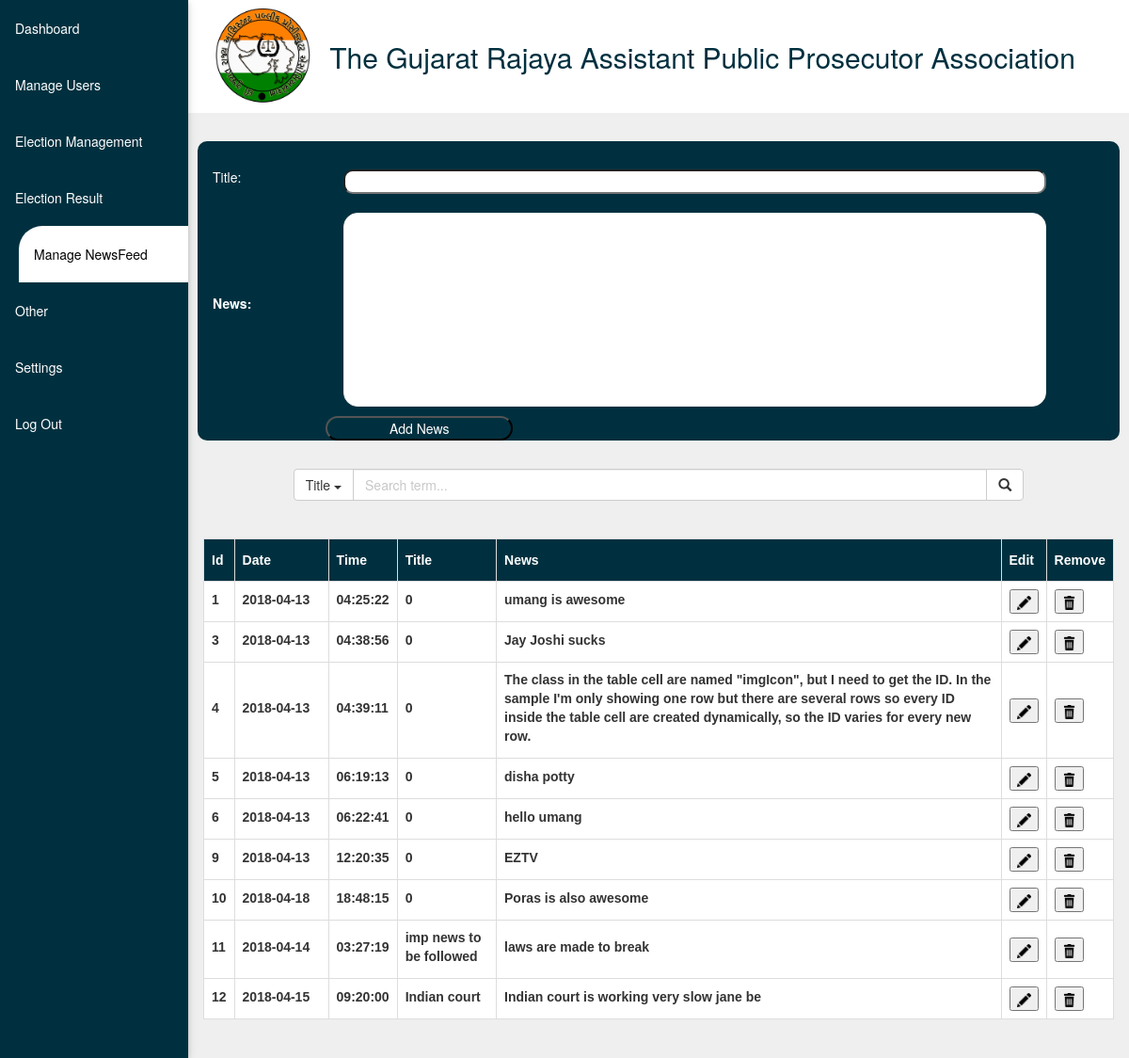
The page /manage_news.php (signed in) on the database its author committed.
### tables this page shows
CREATE TABLE `newsfeed` (
  `nid` int(11) NOT NULL,
  `edate` date NOT NULL,
  `etime` time NOT NULL,
  `message` text NOT NULL,
  `header` varchar(500) NOT NULL
);

### classes/newsFeed.php (called while the page is built, shortened)
<?php
class NewsFeed
        {
            function getFeeds()
            {
                $conn = getConnection();
                if($conn != null)
                {
                    $stmt = $conn->prepare("select * from newsfeed");
                    $stmt->execute();
                    $result = $stmt->FetchAll();
                    return $result;
                }
            }
        }
?>

### classes/manage_news_code.php (called while the page is built, shortened)
<?php
        require_once('classes/newsFeed.php');
        $ns = new NewsFeed();
    if(isset($_POST['search']))
    {
        $param = $_POST['search_param'];
        if($param == 'Title')
        {
            $search = $_POST['x'];
            $result = $ns->findRecordByTitle($search);
        }
        else if($param == 'News')
        {
            $search = $_POST['x'];
            $result = $ns->findRecordByNews($search);
        }
        else
        {
            $from = $_POST['fromd'];
            $to = $_POST['tod'];
            $result = $ns->findRecordByDate($from,$to);
        }
    }
    else
    {
        $result = $ns->getFeeds();
    }
?>

### manage_news.php (the view, shortened to what this page needs)
<!DOCTYPE html>
<html>
<head>
<link rel="stylesheet" href="css/w3.css">
<link rel="stylesheet" href="css/side-nav.css">
<link rel="stylesheet" href="css/box.css">
<link rel="stylesheet" href="css/table.css">
<link href="//netdna.bootstrapcdn.com/bootstrap/3.1.0/css/bootstrap.min.css" rel="stylesheet" id="bootstrap-css">
</head>
<body style="background-color:#efefef!important;">
<?php require_once('sidebar-Admin.php');?>
<div class="w3-main" style="margin-left:200px">
<?php
require_once('classes/header.php');
?>
<br/>
<div class="w3-container" style="background-color:#00303f;margin:10px;border-radius:10px;">
<table border='0'>
<form action="manage_news.php" method="post" enctype="multipart/form-data">
	<tr>
			<td style="color:white;">Title: </td>
			<td><input name='ttl' type='text' style="margin-top:10px;width:100%;margin-left:-60px;border-radius:10px;"/></td>
	</tr>
	<tr>
		<td>
		<label  style="width:20px; margin-top:10px;color:white;">News: </label>
		</td>
		<td>
			<br/><textarea name="msg" id="msg" class="textinput" rows="10" cols="100%" style="border-radius:15px;padding-right:40px;margin-top:0px;margin-left:-60px;"></textarea>
		</td>
	<br/>
	</tr>
	<tr>
		<td >
			<button name="add" type="submit" id="add" style="margin-left:120px;margin-top:10px;width:100%;color:white;background-color:#00303f;border-radius:15px;">Add News</button>
		</td>
	</tr>
</form>
</table>
</div>
<br/>
<div class="w3-container" style="overflow-x:auto;">
<form action="" method='post' enctype='multipart/form-data'>
<div class="container" style="width:100%">
    <div class="row">
        <div class="col-xs-10 col-xs-offset-1">
		    <div class="input-group">
                <div class="input-group-btn search-panel">
                    <button type="button" class="btn btn-default dropdown-toggle" data-toggle="dropdown">
                    	<span id="search_concept">Title</span> <span class="caret"></span>
                    </button>
                </div>
				<input  type="text" class="form-control smallbar" id="sbar" name="x" placeholder="Search term...">
                <span class="input-group-btn">
                    <button class="btn btn-default" id="sbtn" name='search' type="submit"><span class="glyphicon glyphicon-search"></span></button>
                </span>
            </div>
        </div>
	</div>
</div>
</form>
<br/><br/>
<table id="tab">
  <tr>
    <th>Id</th>
    <th>Date</th>
    <th>Time</th>
	<th>Title</th>
	<th>News</th>
	<th>Edit</th>
	<th>Remove</th>
  </tr>
	<?php
	require_once('classes/manage_news_code.php');
	$cnt =1;
	foreach($result as $d)
	{
			echo "<tr><form action=\"manage_news.php\" method=\"post\" enctype=\"multipart/form-data\">";
			echo "<td width=\"30px\"><label>".$d[0]."</label><input type=\"hidden\" name=\"id\" value=\"".$d[0]."\"/></td>";
			echo "<td width=\"100px\"><label>".$d[1]."</label><input type=\"hidden\" name=\"date\" value=\"".$d[1]."\"/></td>";
			echo "<td><label>".$d[2]."</label><input type=\"hidden\" name=\"time\" value=\"".$d[2]."\"/></td>";
			echo "<td><label class='tit$cnt' id=\"tl".$cnt."\">".$d[4]."</label><input type=\"hidden\" name=\"ttl\" value=\"".$d[4]."\"/>".
						"<input class=\"hiddencss\" type=\"text\" id=\"ttl1".$cnt."\" name=\"ttl1\" value=\"".htmlentities($d[4])."\"/></td>";
			echo "<td><label id=\"lbl".$cnt."\">".htmlentities($d[3])."</label><input type=\"hidden\" name=\"msg\" value=\"".htmlentities($d[3])."\"/>".
						"<input class=\"hiddencss\" type=\"text\" id=\"msg".$cnt."\" name=\"msg1\" value=\"".htmlentities($d[3])."\"/></td>";
			echo "<td><button type=submit name=\"edit\" onClick=\"return edit1(".$cnt.");\" id=\"1".$cnt."\"><img src=\"img/edit.png\" height=\"15px\" width=\"15px\"></button>".
			     "<button class=\"hiddencss\" type=submit name=\"edit\" id=\"up".$cnt."\"><img src=\"img/right.png\" height=\"15px\" width=\"15px\"></button></td>";
			echo "<td><button name=\"remove\" id=\"2".$cnt."\" onClick=\"return del(".$cnt.");\"><img src=\"img/remove.png\" height=\"15px\" width=\"15px\"></button>".
					 "<button class=\"hiddencss\" type=submit name=\"edit\" onClick=\"return edit1(".$cnt.");\" id=\"ccl".$cnt."\"><img src=\"img/cancel.png\" height=\"15px\" width=\"15px\"></button></td>";
			echo "</form></tr>";
			$cnt++;
	}
	?>
</table>
<br/><br/>
</div>
</body>
</html>

### css/w3.css (style rules this page uses)
html { box-sizing:border-box }
*,*:before,*:after { box-sizing:inherit }
html { -ms-text-size-adjust:100%;-webkit-text-size-adjust:100% }
body { margin:0 }
img { border-style:none }
button,input,select,textarea { font:inherit;margin:0 }
button,input { overflow:visible }
button,select { text-transform:none }
button,html [type=button],[type=reset],[type=submit] { -webkit-appearance:button }
textarea { overflow:auto }
html,body { font-family:Verdana,sans-serif;font-size:15px;line-height:1.5 }
html { overflow-x:hidden }
img { vertical-align:middle }
.w3-main,#main { transition:margin-left .4s }
.w3-container:after,.w3-container:before,.w3-panel:after,.w3-panel:before,.w3-row:after,.w3-row:before,.w3-row-padding:after,.w3-row-padding:before, .w3-cell-row:before,.w3-cell-row:after,.w3-clear:after,.w3-clear:before,.w3-bar:before,.w3-bar:after { content:"";display:table;clear:both }
.w3-container,.w3-panel { padding:0.01em 16px }

### css/table.css (style rules this page uses)
#tab { font-family: "Trebuchet MS", Arial, Helvetica, sans-serif; border-collapse: collapse; width: 100%; overflow-x:auto; background-color:white; }
#tab td, #tab th { border: 1px solid #ddd; padding: 8px; }
#tab th { padding-top: 12px; padding-bottom: 12px; text-align: left; background-color: #00303f; color: white; }

### manage_news.php (style rules this page uses)
.textinput { float:left; width: 100%; min-height: 35px; outline: none; resize: none; border: 1px solid #f0f0f0; }

### rows shown on the page
newsfeed: nid "1", edate "2018-04-13", etime "04:25:22", header "0", message "umang is awesome"
newsfeed: nid "3", edate "2018-04-13", etime "04:38:56", header "0", message "Jay Joshi sucks"
newsfeed: nid "4", edate "2018-04-13", etime "04:39:11", header "0", message "The class in the table cell are named \"imgIcon\", but I need to get the ID. In the sample I'm only showing one row but there are several rows so every ID inside the table cell are created dynamically, so the ID varies for every new row."
newsfeed: nid "5", edate "2018-04-13", etime "06:19:13", header "0", message "disha potty"
newsfeed: nid "6", edate "2018-04-13", etime "06:22:41", header "0", message "hello umang"
newsfeed: nid "9", edate "2018-04-13", etime "12:20:35", header "0", message "EZTV"
newsfeed: nid "10", edate "2018-04-18", etime "18:48:15", header "0", message "Poras is also awesome"
newsfeed: nid "11", edate "2018-04-14", etime "03:27:19", header "imp news to be followed", message "laws are made to break"
newsfeed: nid "12", edate "2018-04-15", etime "09:20:00", header "Indian court", message "Indian court is working very slow jane be"
